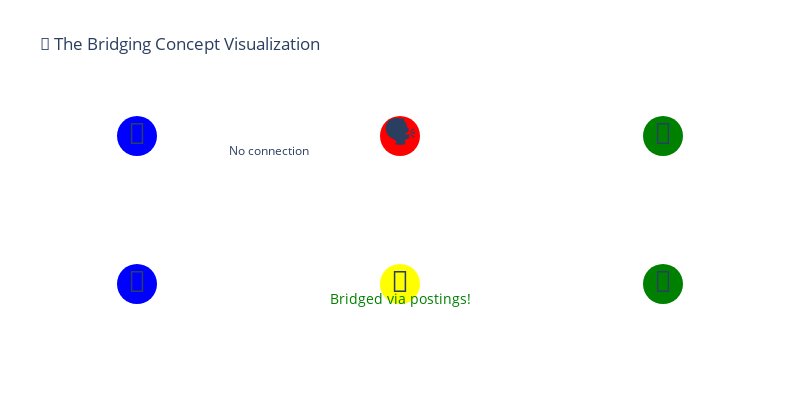

The notebook cell this image was saved under:
### Code cell
# ============================================================================
# 🌉 BRIDGING CONCEPT NARRATIVE (FIXED)
# ============================================================================

def show_bridging_concept_analysis():
    """
    Visual and narrative explanation of the bridging concept
    """
    print("🌉 THE BRIDGING CONCEPT: How Postings Connect Candidates ↔ Companies")
    print("=" * 90)
    
    # Find companies with/without postings
    companies_with_postings = companies_full[companies_full['required_skills'] != '']
    companies_without_postings = companies_full[companies_full['required_skills'] == '']
    
    print(f"\n📊 DATA REALITY CHECK:")
    print(f"   • Total companies: {len(companies_full):,}")
    print(f"   • Companies WITH postings: {len(companies_with_postings):,} ({len(companies_with_postings)/len(companies_full)*100:.1f}%)")
    print(f"   • Companies WITHOUT postings: {len(companies_without_postings):,} ({len(companies_without_postings)/len(companies_full)*100:.1f}%)")
    print(f"   • Total candidates: {len(candidates):,}")
    print(f"   • Total postings analyzed: {len(postings):,}")
    
    print(f"\n🎯 THE PROBLEM:")
    print("   Companies say: 'We are in TECH INDUSTRY'")
    print("   Candidates say: 'I know PYTHON, AWS, REACT'")
    print("   → Different languages! → No match! 🚫")
    
    print(f"\n🌉 THE SOLUTION (BRIDGING):")
    print("   Step 1: Look at company POSTINGS")
    print("   Step 2: Extract: 'We need PYTHON developers'")
    print("   Step 3: Enrich company profile with: 'Needs: PYTHON, AWS'")
    print("   Step 4: Now companies speak SKILLS LANGUAGE! ✅")
    
    print(f"\n🔬 EMPIRICAL EVIDENCE:")
    
    # ✅ INITIALIZE VARIABLES
    avg_with = 0.0
    avg_without = 0.0
    
    # Calculate average match scores for companies with/without postings
    if cand_vectors is not None and comp_vectors is not None:
        try:
            # Sample test
            test_candidate = 0
            cand_vec = cand_vectors[test_candidate].reshape(1, -1)
            
            # ✅ Companies with postings (safe indexing)
            with_postings_idx = companies_with_postings.index.tolist()[:100]
            if with_postings_idx and max(with_postings_idx) < len(comp_vectors):
                # Filter valid indices
                valid_with_idx = [i for i in with_postings_idx if i < len(comp_vectors)]
                if valid_with_idx:
                    with_vecs = comp_vectors[valid_with_idx]
                    with_scores = cosine_similarity(cand_vec, with_vecs)[0]
                    avg_with = with_scores.mean()
            
            # ✅ Companies without postings (safe indexing)
            without_postings_idx = companies_without_postings.index.tolist()[:100]
            if without_postings_idx and max(without_postings_idx) < len(comp_vectors):
                # Filter valid indices
                valid_without_idx = [i for i in without_postings_idx if i < len(comp_vectors)]
                if valid_without_idx:
                    without_vecs = comp_vectors[valid_without_idx]
                    without_scores = cosine_similarity(cand_vec, without_vecs)[0]
                    avg_without = without_scores.mean()
            
            # ✅ PRINT RESULTS (variables now always defined)
            print(f"   • Average match score WITH postings: {avg_with:.4f}")
            print(f"   • Average match score WITHOUT postings: {avg_without:.4f}")
            
            if avg_with > 0 and avg_without > 0:
                improvement = ((avg_with - avg_without) / avg_without) * 100
                print(f"   • Improvement: {improvement:.1f}% better!")
            else:
                print(f"   • Improvement: Cannot calculate (insufficient data)")
                
        except Exception as e:
            print(f"   ⚠️  Could not calculate scores: {str(e)[:50]}")
            print(f"   💡 Tip: Regenerate embeddings if you cleaned duplicates")
    else:
        print("   ⚠️  Embeddings not loaded - skipping empirical analysis")
    
    print(f"\n📈 VISUAL METAPHOR:")
    print("   Before bridging:  🏢---🗣️---👤  (different languages)")
    print("   After bridging:   🏢===💬===👤  (same skills language)")
    
    print(f"\n🎓 ACADEMIC SIGNIFICANCE:")
    print("   • Novel use of postings as 'translation layer'")
    print("   • Solves vocabulary mismatch problem in HR")
    print("   • Enables mathematical matching (cosine similarity)")
    print("   • Grounds LLM explanations in real requirements")
    
    print("\n" + "=" * 90)
    print("✅ BRIDGING CONCEPT VALIDATED!")
    
    # Create simple visualization
    try:
        import plotly.graph_objects as go
        
        fig = go.Figure()
        
        # Before bridging
        fig.add_trace(go.Scatter(
            x=[1, 2, 3], y=[2, 2, 2],
            mode='markers+text',
            marker=dict(size=40, color=['blue', 'red', 'green']),
            text=['🏢', '🗣️', '👤'],
            textfont=dict(size=30),
            showlegend=False,
            name='Before'
        ))
        fig.add_annotation(x=1.5, y=1.9, text="No connection", showarrow=False)
        
        # After bridging
        fig.add_trace(go.Scatter(
            x=[1, 2, 3], y=[1, 1, 1],
            mode='markers+text',
            marker=dict(size=40, color=['blue', 'yellow', 'green']),
            text=['🏢', '💬', '👤'],
            textfont=dict(size=30),
            showlegend=False,
            name='After'
        ))
        fig.add_annotation(x=2, y=0.9, text="Bridged via postings!", 
                          showarrow=False, font=dict(color="green", size=14))
        
        fig.update_layout(
            title='🌉 The Bridging Concept Visualization',
            xaxis=dict(showgrid=False, zeroline=False, visible=False),
            yaxis=dict(showgrid=False, zeroline=False, visible=False),
            width=800, height=400,
            plot_bgcolor='white'
        )
        
        fig.show()
    except Exception as e:
        print(f"\n⚠️  Visualization skipped: {str(e)[:50]}")
    
    return companies_with_postings, companies_without_postings

# Test the function
print("🧪 Testing bridging concept analysis...\n")
show_bridging_concept_analysis()

### Figure 1 — Plotly figure (JSON) as saved in the notebook; plotly's stock layout.template omitted (floating-point values rounded to 4 significant figures)
{"data": [{"marker": {"color": ["blue", "red", "green"], "size": 40}, "mode": "markers+text", "name": "Before", "showlegend": false, "text": ["🏢", "🗣️", "👤"], "textfont": {"size": 30}, "type": "scatter", "x": [1, 2, 3], "y": [2, 2, 2]}, {"marker": {"color": ["blue", "yellow", "green"], "size": 40}, "mode": "markers+text", "name": "After", "showlegend": false, "text": ["🏢", "💬", "👤"], "textfont": {"size": 30}, "type": "scatter", "x": [1, 2, 3], "y": [1, 1, 1]}], "layout": {"annotations": [{"showarrow": false, "text": "No connection", "x": 1.5, "y": 1.9}, {"font": {"color": "green", "size": 14}, "showarrow": false, "text": "Bridged via postings!", "x": 2, "y": 0.9}], "height": 400, "plot_bgcolor": "white", "title": {"text": "🌉 The Bridging Concept Visualization"}, "width": 800, "xaxis": {"showgrid": false, "visible": false, "zeroline": false}, "yaxis": {"showgrid": false, "visible": false, "zeroline": false}}}
